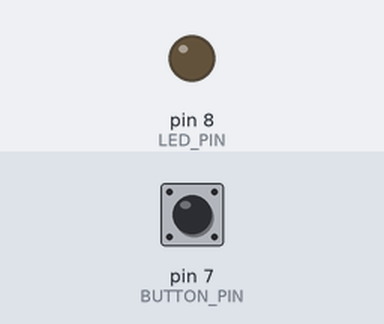
Bench run of a sketch on a simulated Arduino Uno, built with avr-gcc and run on an emulated ATmega328P. Shown: output pins drawn as LEDs (lit = HIGH). The inputs (shaded band) are chosen by the test bench; at power-on: pin 7 (BUTTON_PIN) HIGH.

Above: at 1.2 s.
1.3 s: pin 7 (BUTTON_PIN) pulled LOW for 0.15 s
At 2.6 s:
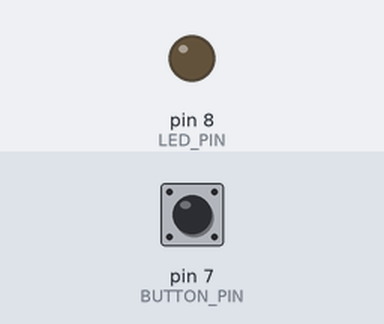
2.9 s: pin 7 (BUTTON_PIN) pulled LOW for 3.2 s
At 3.8 s:
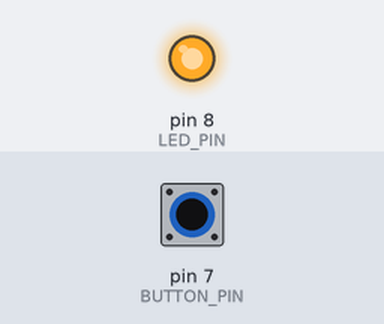
Timing chart, 0 to 7.6 s (numbered marks = the images above; inputs shaded):
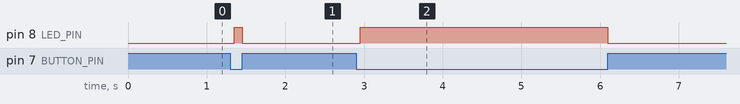

The sketch:

Pushbutton_LED_Debounce.ino
```cpp
// Practical 03: Pushbutton and LED control with delay-based debouncing
// Board: Arduino Uno
// Pushbutton: digital pin 7 to GND
// LED: digital pin 8 through a 220-330 ohm resistor to GND
// INPUT_PULLUP means released = HIGH and pressed = LOW.

const int BUTTON_PIN = 7;
const int LED_PIN = 8;
const unsigned long DEBOUNCE_DELAY = 50;

void setup() {
  pinMode(BUTTON_PIN, INPUT_PULLUP);
  pinMode(LED_PIN, OUTPUT);
  digitalWrite(LED_PIN, LOW);
}

void loop() {
  int buttonState = digitalRead(BUTTON_PIN);

  if (buttonState == LOW) {
    // Wait for possible contact bounce to settle.
    delay(DEBOUNCE_DELAY);

    // Confirm that the button is still pressed.
    if (digitalRead(BUTTON_PIN) == LOW) {
      digitalWrite(LED_PIN, HIGH);
    }
  } else {
    // Button released.
    digitalWrite(LED_PIN, LOW);
  }
}
```

Measured:
- after the input at 1.3 s, pin 8 (LED_PIN): LOW → HIGH after 0.05 s, → LOW 0.10 s later
- after the input at 2.9 s, pin 8 (LED_PIN): LOW → HIGH after 0.05 s, → LOW 3.2 s later
